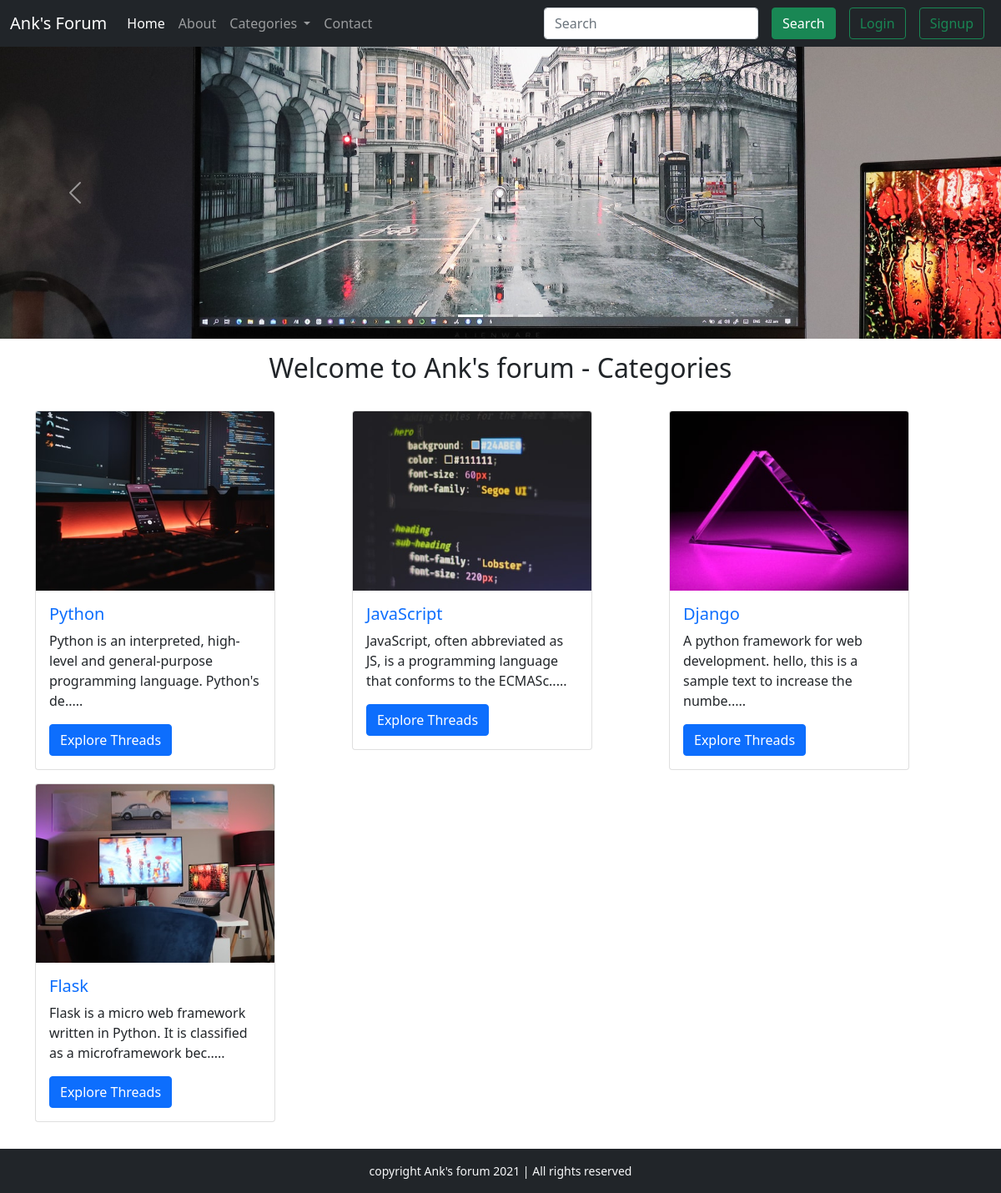
The page / on the database its author committed.
### tables this page shows
CREATE TABLE `categories` (
  `category_id` int(8) NOT NULL,
  `category_name` varchar(500) NOT NULL,
  `category_description` varchar(500) NOT NULL,
  `created` datetime NOT NULL DEFAULT current_timestamp()
);

### index.php (the view, shortened to what this page needs)
<!doctype html>
<html lang="en">
<head>
  <link href="https://cdn.jsdelivr.net/npm/bootstrap@5.0.0-beta1/dist/css/bootstrap.min.css" rel="stylesheet">
  <link rel="stylesheet" href="style.css">
</head>
<body>
  <?php include 'partial/_header.php'; ?>
  <?php include 'partial/_dbconnect.php'; ?>
  <div id="carouselExampleIndicators" class="carousel slide" data-bs-ride="carousel">
    <ol class="carousel-indicators">
      <li data-bs-target="#carouselExampleIndicators" data-bs-slide-to="0" class="active"></li>
      <li data-bs-target="#carouselExampleIndicators" data-bs-slide-to="1"></li>
      <li data-bs-target="#carouselExampleIndicators" data-bs-slide-to="2"></li>
    </ol>
    <div class="carousel-inner">
      <div class="carousel-item active">
        <img src="img/slider1.jpg" class="d-block w-100" alt="...">
      </div>
    </div>
    <a class="carousel-control-prev" href="#carouselExampleIndicators" role="button" data-bs-slide="prev">
      <span class="carousel-control-prev-icon" aria-hidden="true"></span>
    </a>
    <a class="carousel-control-next" href="#carouselExampleIndicators" role="button" data-bs-slide="next">
      <span class="carousel-control-next-icon" aria-hidden="true"></span>
    </a>
  </div>
  <div class="container my-3">
    <h2 class="text-center">Welcome to Ank's forum - Categories</h2>
    <div class="row my-4">
      <?php
        $sql = "SELECT * FROM `categories`";
        $result = mysqli_query($conn, $sql);
        $num1 = 1;
        while($row = mysqli_fetch_assoc($result)){
          $title=$row['category_name'];
          $desc=$row['category_description'];
          $id=$row['category_id'];
          echo '<div class="col-md-4 my-2">
          <div class="card" style="width: 18rem;">
            <img src="img/card'.$num1.'.jpg" class="card-img-top" alt="...">
            <div class="card-body">
              <h5 class="card-title"><a class="text-decoration-none" href="threadList.php?catid='.$id.'">'.$title.'</a></h5>
              <p class="card-text">'. substr($desc, 0, 90).'.....'.'</p>
              <a href="threadList.php?catid='.$id.'" class="btn btn-primary">Explore Threads</a>
            </div>
          </div>
        </div>';
        $num1 += 1;
        }
      ?>
    </div>
  </div>
  <?php include 'partial/_footer.php'; ?>
</body>
</html>

### partial/_header.php (shortened to what this page needs)
<?php
echo '<nav class="navbar navbar-expand-lg navbar-dark bg-dark">
  <div class="container-fluid">
    <a class="navbar-brand" href="/forum">Ank\'s Forum</a>
    <button class="navbar-toggler" type="button" data-bs-toggle="collapse" data-bs-target="#navbarSupportedContent" aria-controls="navbarSupportedContent" aria-expanded="false" aria-label="Toggle navigation">
      <span class="navbar-toggler-icon"></span>
    </button>
    <div class="collapse navbar-collapse" id="navbarSupportedContent">
      <ul class="navbar-nav me-auto mb-2 mb-lg-0">
        <li class="nav-item">
          <a class="nav-link active" aria-current="page" href="/forum">Home</a>
        </li>
        <li class="nav-item">
          <a class="nav-link" href="about.php">About</a>
        </li>
        <li class="nav-item dropdown">
          <a class="nav-link dropdown-toggle" href="#" id="navbarDropdown" role="button" data-bs-toggle="dropdown" aria-expanded="false">
            Categories
          </a>
          <ul class="dropdown-menu" aria-labelledby="navbarDropdown">';
      echo '</ul>
        </li>
        <li class="nav-item">
          <a class="nav-link" href="contact.php">Contact</a>
        </li>
      </ul>';
      if(isset($_SESSION['loggedin']) && $_SESSION['loggedin']==true){
        echo '<form class="d-flex" action="search.php" method="get">
        <input class="form-control me-2" type="search" placeholder="Search" aria-label="Search" name="search">
        <button class="btn btn-success mx-2" type="submit">Search</button>
        <h6 class="text-light text-center my=0 mx-3 line-height-0">welcome '.$_SESSION['useremail'].'</h6>
        <button class="btn btn-outline-success mx-2"><a href="/forum/partial/_logout.php">Logout</a></button>
      </form>';
      }
      else{echo
      '<div class="d-flex">
        <input class="form-control me-2" type="search" placeholder="Search" aria-label="Search">
        <button class="btn btn-success mx-2" type="submit">Search</button>
        <button class="btn btn-outline-success mx-2" data-bs-toggle="modal" data-bs-target="#loginModal">Login</button>
        <button class="btn btn-outline-success mx-2" data-bs-toggle="modal" data-bs-target="#signupModal">Signup</button>
      </div>';}
    echo
    '</div>
  </div>
</nav>';
?>

### partial/_footer.php
<div class="container-fluid bg-dark text-light relative-bottom">
    <p class="text-center small mb-0 py-3">copyright Ank's forum 2021 | All rights reserved</p>
</div>

### rows shown on the page
categories: shows a picture, category_name "Python", category_description "Python is an interpreted, high-level and general-purpose programming language. Python's de"
categories: shows a picture, category_name "JavaScript", category_description "JavaScript, often abbreviated as JS, is a programming language that conforms to the ECMASc"
categories: shows a picture, category_name "Django", category_description "A python framework for web development. hello, this is a sample text to increase the numbe"
categories: shows a picture, category_name "Flask", category_description "Flask is a micro web framework written in Python. It is classified as a microframework bec"
